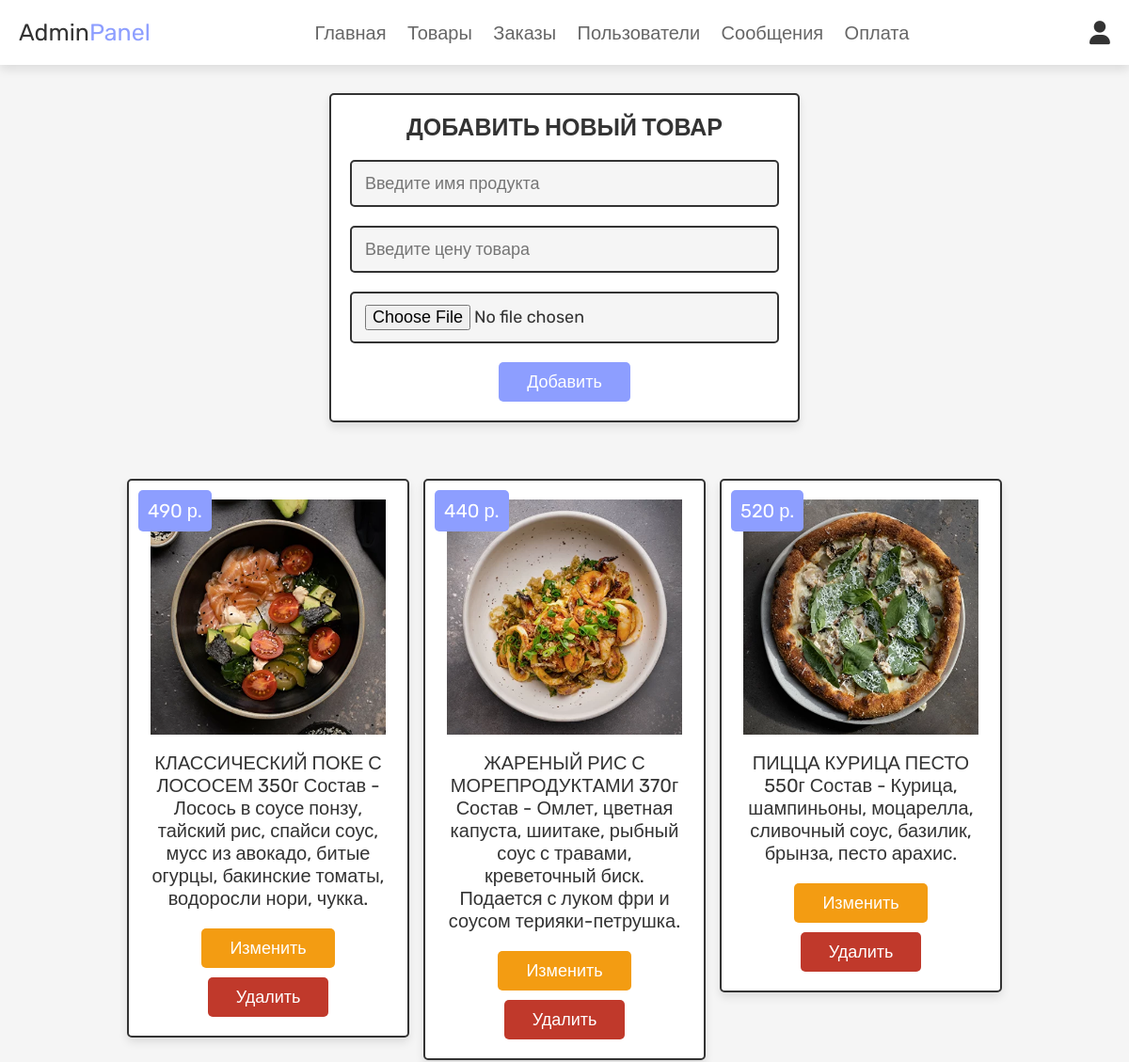
The app's page /admin_products.php (signed in, upper part), older data.
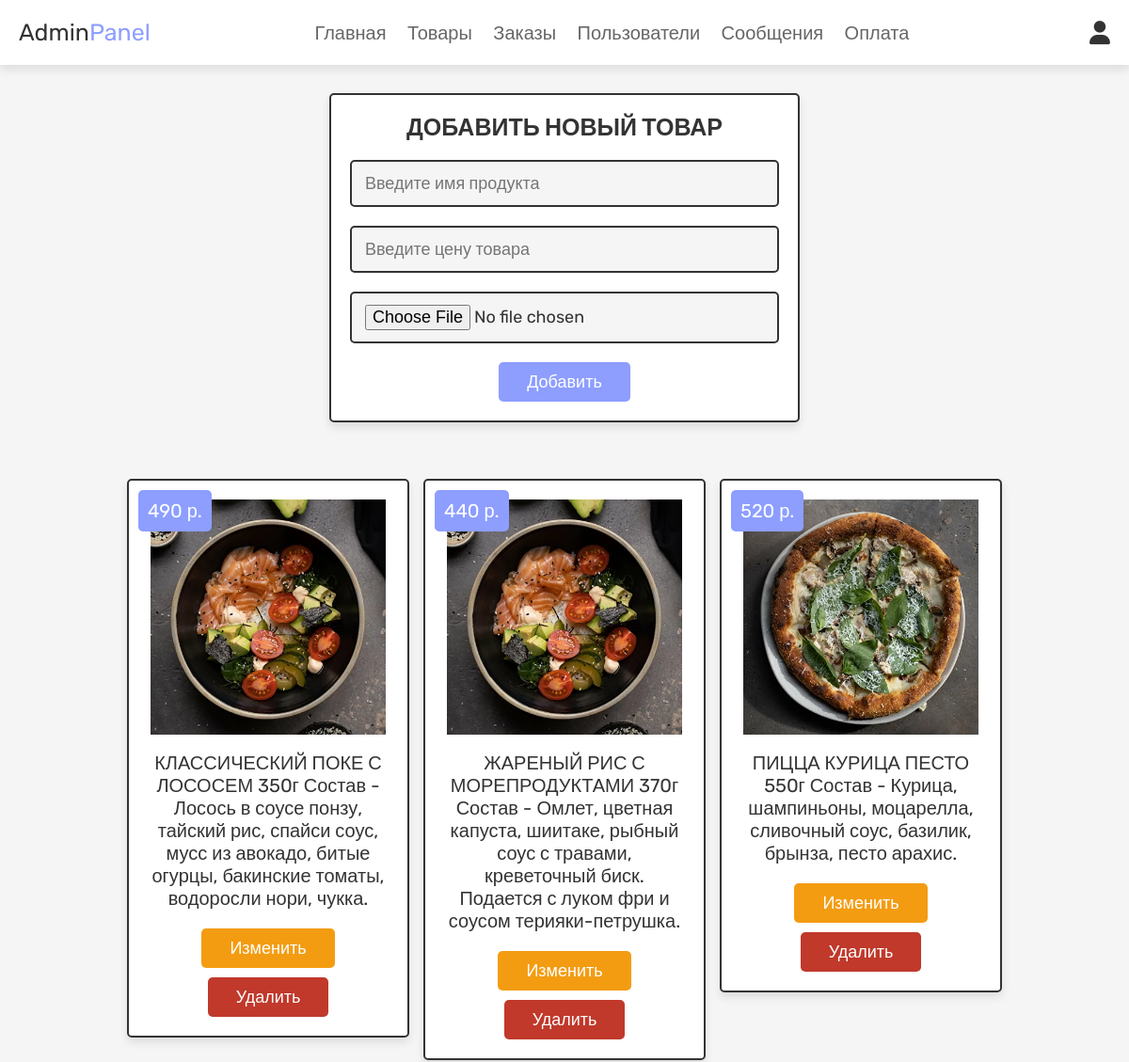
The same page, newer data.
### tables this page shows
CREATE TABLE `products` (
  `id` int NOT NULL,
  `name` varchar(500) NOT NULL,
  `price` int NOT NULL,
  `image` varchar(100) NOT NULL
);

### admin_products.php (the view, shortened to what this page needs)
<?php
@include 'config.php';
?>
<!DOCTYPE html>
<html lang="en">
<head>
   <link rel="stylesheet" href="https://cdnjs.cloudflare.com/ajax/libs/font-awesome/6.0.0/css/all.min.css">
   <link rel="stylesheet" href="css/admin_style.css">
</head>
<body>
<?php @include 'admin_header.php'; ?>
<section class="add-products">
   <form action="" method="POST" enctype="multipart/form-data">
      <h3>Добавить новый товар</h3>
      <input type="text" class="box" required placeholder="Введите имя продукта" name="name">
      <input type="number" min="0" class="box" required placeholder="Введите цену товара" name="price">
      <input type="file" accept="image/jpg, image/jpeg, image/png" required class="box" name="image">
      <input type="submit" value="Добавить" name="add_product" class="btn">
   </form>
</section>
<section class="show-products">
   <div class="box-container">
      <?php
         $select_products = mysqli_query($conn, "SELECT * FROM `products`") or die('query failed');
         if(mysqli_num_rows($select_products) > 0){
            while($fetch_products = mysqli_fetch_assoc($select_products)){
      ?>
      <div class="box">
         <div class="price"><?php echo $fetch_products['price']; ?> р.</div>
         <img class="image" src="images/<?php echo $fetch_products['image']; ?>" alt="">
         <div class="name"><?php echo $fetch_products['name']; ?></div>
         <a href="admin_update_product.php?update=<?php echo $fetch_products['id']; ?>" class="option-btn">Изменить</a>
         <a href="admin_products.php?delete=<?php echo $fetch_products['id']; ?>" class="delete-btn" onclick="return confirm('Удалить этот продукт?');">Удалить</a>
      </div>
      <?php
         }
      }else{
         echo '<p class="empty">Товары еще не добавлены!</p>';
      }
      ?>
   </div>
</section>
</body>
</html>

Row changes from the older to the newer data that the page shows:
changed products (number 2 of 3 on the later page): image: a different picture
